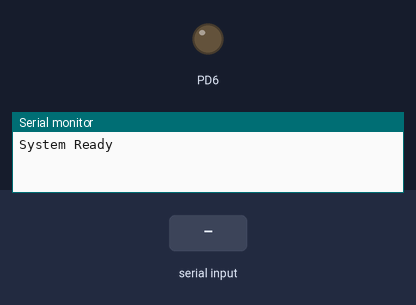
This program was run on a simulated ATmega328P, built with avr-gcc and emulated at 16 MHz. Shown: output pins drawn as LEDs (lit = HIGH), the last lines printed to the serial monitor. The test bench sets the inputs (shaded band).

Above: at 1.2 s.
1.3 s: "ON\n" received over Serial
At 1.8 s:
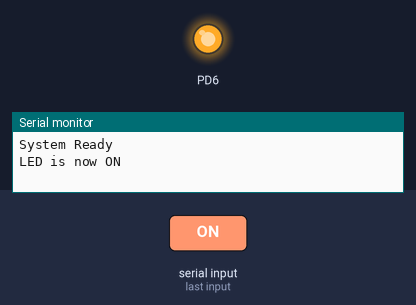
2.8 s: "90,45\n" received over Serial
At 3.4 s:
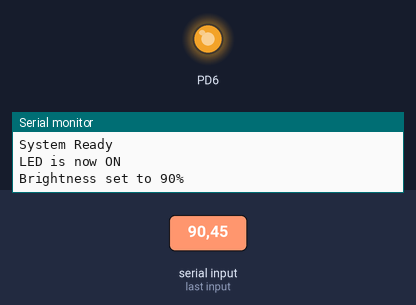
4.3 s: "30,150\n" received over Serial
At 5.5 s:
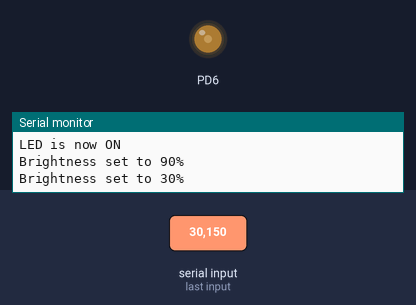
5.8 s: byte 10 ('\n') received over Serial
At 6.6 s:
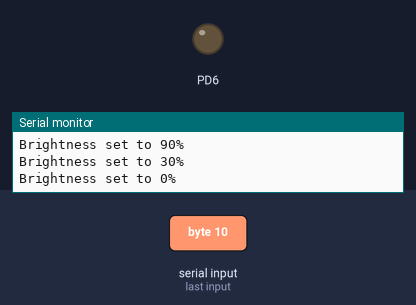
7.3 s: "90\n" received over Serial
At 7.9 s:
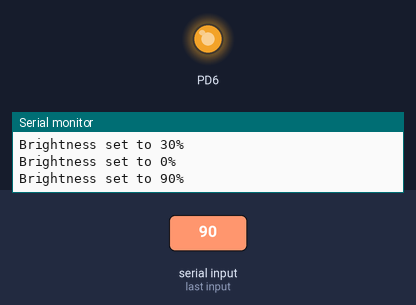
8.8 s: "0\n" received over Serial
At 10.1 s:
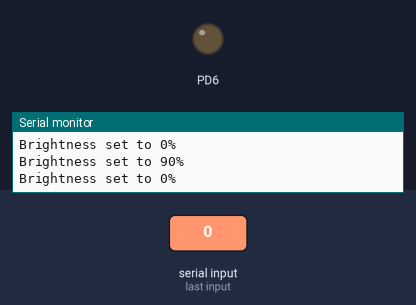
Timing chart, 0 to 11.3 s (numbered marks = the images above; inputs shaded):
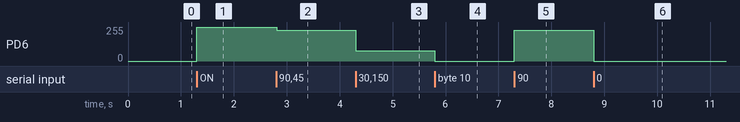

The program:

main.c
```c
//13. Objective: Write a program to manage an LED s state and intensity through a serial terminal while providing real-time status updates back to the user.
//Requirements: The system must use UART communication at a 9600 baud rate to receive instructions. An LED must be connected to a pin capable of hardware PWM. If the user sends the command ON, the LED must turn on and the system should send back the message LED is now ON. If the user sends OFF, the LED must turn off and the system should reply with LED is now OFF. If the user sends a number between 0 and 100, the program must adjust the LED brightness to that percentage and reply with Brightness set to [Value]%. Student Instruction: You are responsible for selecting the most appropriate Timer (Timer0, Timer1, or Timer2) and the best PWM mode (Fast PWM or Phase Correct PWM) based on the hardware pins available and the precision required for smooth brightness control. The program must be structured using modular functions for UART communication and PWM updates.


#define F_CPU 16000000UL
#include <avr/io.h>
#include <string.h>
#include <stdlib.h>

// -------- UART INIT --------
void UART_init()
{
	UBRR0H = 0;
	UBRR0L = 103; // 9600 baud for 16MHz

	UCSR0B = (1 << RXEN0) | (1 << TXEN0); // Enable RX, TX
	UCSR0C = (1 << UCSZ01) | (1 << UCSZ00); // 8-bit data
}

// -------- UART SEND --------
void UART_send_char(char data)
{
	while (!(UCSR0A & (1 << UDRE0)));
	UDR0 = data;
}

void UART_send_string(char *str)
{
	while (*str)
	{
		UART_send_char(*str++);
	}
}

// -------- UART RECEIVE --------
void UART_receive_string(char *buffer)
{
	char c;
	int i = 0;

	while (1)
	{
		while (!(UCSR0A & (1 << RXC0)));
		c = UDR0;

		if (c == '\n' || c == '\r')
		{
			buffer[i] = '\0';
			return;
		}

		buffer[i++] = c;
	}
}

// -------- PWM INIT --------
void PWM_init()
{
	DDRD |= (1 << PD6); // OC0A output

	TCCR0A |= (1 << WGM00) | (1 << WGM01); // Fast PWM
	TCCR0A |= (1 << COM0A1);               // Non-inverting
	TCCR0B |= (1 << CS01) | (1 << CS00);   // Prescaler 64
}

// -------- SET BRIGHTNESS --------
void set_brightness(int percent)
{
	if (percent < 0) percent = 0;
	if (percent > 100) percent = 100;

	OCR0A = (percent * 255) / 100;
}

int main()
{
	char buffer[20];
	int value;

	UART_init();
	PWM_init();

	UART_send_string("System Ready\r\n");

	while (1)
	{
		UART_receive_string(buffer);

		if (strcmp(buffer, "ON") == 0)
		{
			set_brightness(100);
			UART_send_string("LED is now ON\r\n");
		}
		else if (strcmp(buffer, "OFF") == 0)
		{
			set_brightness(0);
			UART_send_string("LED is now OFF\r\n");
		}
		else
		{
			value = atoi(buffer);

			if (value >= 0 && value <= 100)
			{
				set_brightness(value);

				UART_send_string("Brightness set to ");

				char temp[5];
				itoa(value, temp, 10);
				UART_send_string(temp);
				UART_send_string("%\r\n");
			}
			else
			{
				UART_send_string("Invalid command\r\n");
			}
		}
	}
}
```

Measured:
- after the input at 1.3 s, PD6: 0/255 → 255/255 at once
- after the input at 2.8 s, PD6: 255/255 → 229/255 at once
- after the input at 4.3 s, PD6: 229/255 → 76/255 at once
- after the input at 5.8 s, PD6: 76/255 → 0/255 at once
- after the input at 7.3 s, PD6: 0/255 → 229/255 at once
- after the input at 8.8 s, PD6: 229/255 → 0/255 at once
